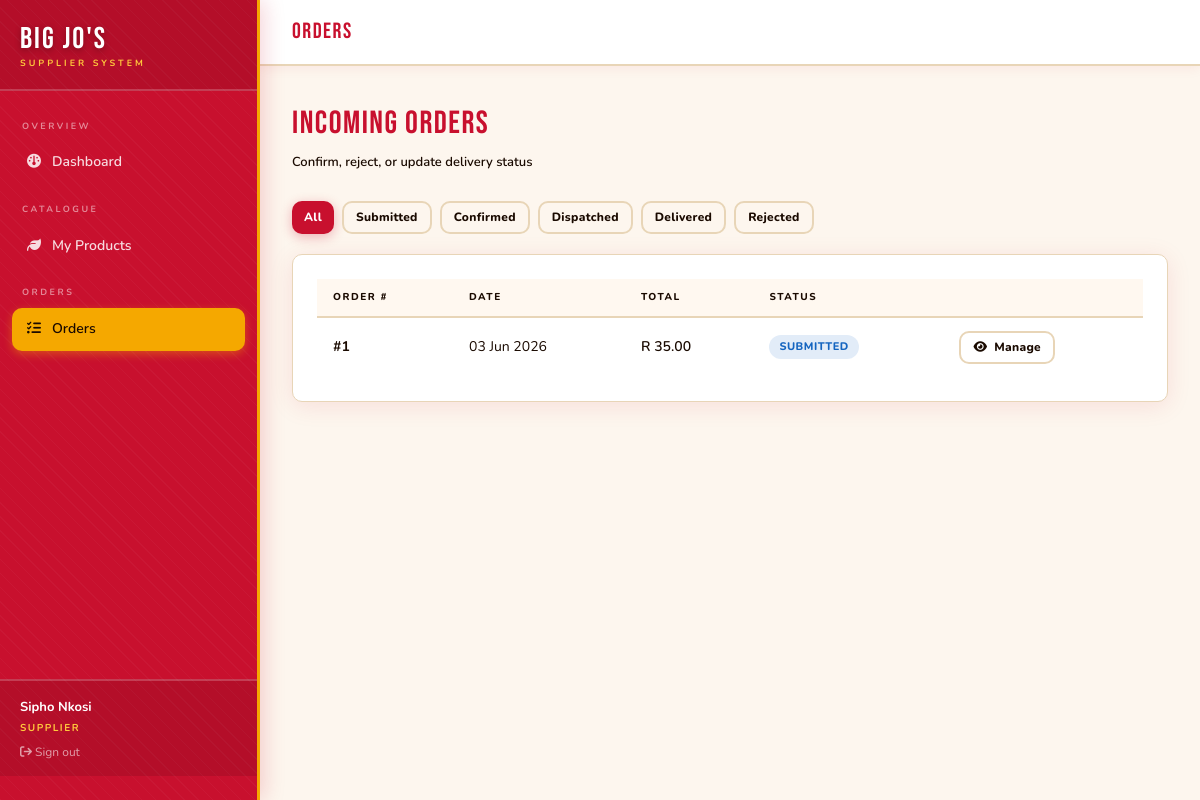
/supplier/orders (signed in), run on the app's committed database.
### app/models/__init__.py (models this page shows, shortened)
class User(UserMixin, db.Model):
    __tablename__ = 'user'
    id = db.Column(db.Integer, primary_key=True)
    name = db.Column(db.String(120), nullable=False)
    email = db.Column(db.String(120), unique=True, nullable=False)
    password_hash = db.Column(db.String(256), nullable=False)
    role = db.Column(db.String(20), nullable=False)  # manager / supplier / admin
    phone = db.Column(db.String(20))
    created_at = db.Column(db.DateTime, default=utc_now)
    supplier_profile = db.relationship('Supplier', backref='user', uselist=False)
    notifications = db.relationship('Notification', backref='user', lazy='dynamic')

class PurchaseOrder(db.Model):
    __tablename__ = 'purchase_order'
    id = db.Column(db.Integer, primary_key=True)
    manager_id = db.Column(db.Integer, db.ForeignKey('user.id'), nullable=False)
    supplier_id = db.Column(db.Integer, db.ForeignKey('supplier.id'), nullable=False)
    order_date = db.Column(db.DateTime, default=utc_now)
    delivery_date = db.Column(db.DateTime)
    status = db.Column(db.String(30), default='Pending')
    total_amount = db.Column(db.Float, default=0)
    notes = db.Column(db.Text)
    manager = db.relationship('User', backref='orders_placed', foreign_keys=[manager_id])
    lines = db.relationship('OrderLine', backref='order', lazy='dynamic', cascade='all, delete-orphan')
    payment = db.relationship('Payment', backref='order', uselist=False)

### app/supplier/__init__.py (the view)
@bp.route('/orders')
@supplier_required
def orders():
    supplier = get_supplier()
    status_filter = request.args.get('status', '')
    query = PurchaseOrder.query.filter_by(supplier_id=supplier.id)
    if status_filter:
        query = query.filter_by(status=status_filter)
    orders = query.order_by(PurchaseOrder.order_date.desc()).all()
    return render_template('supplier/orders.html', orders=orders, status_filter=status_filter)

### app/__init__.py (called while the page is built)
@login_manager.user_loader
def load_user(user_id):
    from app.models import User
    return db.session.get(User, int(user_id))

### app/supplier/__init__.py (called while the page is built)
def supplier_required(f):
    @wraps(f)
    def decorated(*args, **kwargs):
        if not current_user.is_authenticated or current_user.role != 'supplier':
            flash('Access restricted to suppliers.', 'danger')
            return redirect(url_for('auth.login'))
        return f(*args, **kwargs)
    return login_required(decorated)

def get_supplier():
    return Supplier.query.filter_by(user_id=current_user.id).first_or_404()

### app/templates/supplier/orders.html (shortened to what this page needs)
{% extends 'shared/dashboard_layout.html' %}
{% block page_title %}Orders{% endblock %}
{% block content %}
<div class="page-header">
  <div>
    <div class="page-title">Incoming Orders</div>
    <div class="page-subtitle">Confirm, reject, or update delivery status</div>
  </div>
</div>
<div style="display:flex;gap:8px;margin-bottom:20px;flex-wrap:wrap;">
  {% for s in ['','Submitted','Confirmed','Dispatched','Delivered','Rejected'] %}
  <a href="{{ url_for('supplier.orders', status=s) }}"
     class="btn btn-sm {% if status_filter == s %}btn-primary{% else %}btn-outline{% endif %}">
    {{ s or 'All' }}
  </a>
  {% endfor %}
</div>
<div class="card">
  <div class="table-wrap">
    <table>
      <thead><tr><th>Order #</th><th>Date</th><th>Total</th><th>Status</th><th></th></tr></thead>
      <tbody>
        {% for order in orders %}
        <tr>
          <td><strong>#{{ order.id }}</strong></td>
          <td>{{ order.order_date.strftime('%d %b %Y') }}</td>
          <td style="font-weight:600;">R {{ "%.2f"|format(order.total_amount) }}</td>
          <td><span class="pill pill-{{ order.status|lower }}">{{ order.status }}</span></td>
          <td>
            <a href="{{ url_for('supplier.order_detail', order_id=order.id) }}" class="btn btn-outline btn-sm">
              <i class="fa-solid fa-eye"></i> Manage
            </a>
          </td>
        </tr>
        {% else %}
        <tr><td colspan="5" style="text-align:center;color:var(--muted);padding:40px;">No orders found.</td></tr>
        {% endfor %}
      </tbody>
    </table>
  </div>
</div>
{% endblock %}

### app/templates/shared/dashboard_layout.html (shortened to what this page needs)
{% extends 'base.html' %}
{% block body %}
<div class="flex min-h-screen bg-cream">
  <aside id="sidebar"
         class="fixed inset-y-0 left-0 z-50 flex w-[260px] -translate-x-full flex-col overflow-y-auto
                border-r-[3px] border-gold bg-brand pb-6
                shadow-[4px_0_20px_rgba(200,16,46,.18)] transition-transform duration-200 md:translate-x-0"
         style="background-image:repeating-linear-gradient(45deg,rgba(255,255,255,.03) 0px,rgba(255,255,255,.03) 1px,transparent 1px,transparent 10px)">
    <div class="border-b-2 border-white/20 bg-black/10 px-5 pb-[18px] pt-6">
      <div class="font-display text-[30px] leading-none tracking-[2px] text-white"
           style="text-shadow:0 2px 6px rgba(0,0,0,.3)">Big Jo's</div>
      <div class="mt-0.5 text-[9px] font-bold uppercase tracking-[3px] text-gold2">Supplier System</div>
    </div>
    <nav class="flex-1 space-y-0.5 px-3 py-4">
      {% if current_user.role in ('manager','admin') %}
      <div class="px-2.5 pb-1.5 pt-3 text-[9px] font-bold uppercase tracking-[2.5px] text-white/50">Overview</div>
      <a href="{{ url_for('manager.dashboard') }}"
         class="flex items-center gap-2.5 rounded-[10px] px-3.5 py-2.5 text-[14px] font-semibold transition-all duration-[180ms]
                {% if request.endpoint == 'manager.dashboard' %}bg-gold text-ink shadow-[0_3px_10px_rgba(245,168,0,.4)]
                {% else %}text-white/85 hover:bg-white/20 hover:text-white hover:translate-x-[3px]{% endif %}">
        <span class="w-4 text-center"><i class="fa-solid fa-gauge"></i></span> Dashboard
      </a>
      <div class="px-2.5 pb-1.5 pt-4 text-[9px] font-bold uppercase tracking-[2.5px] text-white/50">Procurement</div>
      <a href="{{ url_for('manager.suppliers') }}"
         class="flex items-center gap-2.5 rounded-[10px] px-3.5 py-2.5 text-[14px] font-semibold transition-all duration-[180ms]
                {% if 'suppliers' in request.endpoint %}bg-gold text-ink shadow-[0_3px_10px_rgba(245,168,0,.4)]
                {% else %}text-white/85 hover:bg-white/20 hover:text-white hover:translate-x-[3px]{% endif %}">
        <span class="w-4 text-center"><i class="fa-solid fa-truck"></i></span> Suppliers
      </a>
      <a href="{{ url_for('manager.orders') }}"
         class="flex items-center gap-2.5 rounded-[10px] px-3.5 py-2.5 text-[14px] font-semibold transition-all duration-[180ms]
                {% if 'orders' in request.endpoint %}bg-gold text-ink shadow-[0_3px_10px_rgba(245,168,0,.4)]
                {% else %}text-white/85 hover:bg-white/20 hover:text-white hover:translate-x-[3px]{% endif %}">
        <span class="w-4 text-center"><i class="fa-solid fa-file-invoice"></i></span> Purchase Orders
      </a>
      <a href="{{ url_for('manager.inventory') }}"
         class="flex items-center gap-2.5 rounded-[10px] px-3.5 py-2.5 text-[14px] font-semibold transition-all duration-[180ms]
                {% if 'inventory' in request.endpoint %}bg-gold text-ink shadow-[0_3px_10px_rgba(245,168,0,.4)]
                {% else %}text-white/85 hover:bg-white/20 hover:text-white hover:translate-x-[3px]{% endif %}">
        <span class="w-4 text-center"><i class="fa-solid fa-boxes-stacked"></i></span> Inventory
      </a>
      <div class="px-2.5 pb-1.5 pt-4 text-[9px] font-bold uppercase tracking-[2.5px] text-white/50">Finance</div>
      <a href="{{ url_for('manager.reports') }}"
         class="flex items-center gap-2.5 rounded-[10px] px-3.5 py-2.5 text-[14px] font-semibold transition-all duration-[180ms]
                {% if 'reports' in request.endpoint %}bg-gold text-ink shadow-[0_3px_10px_rgba(245,168,0,.4)]
                {% else %}text-white/85 hover:bg-white/20 hover:text-white hover:translate-x-[3px]{% endif %}">
        <span class="w-4 text-center"><i class="fa-solid fa-chart-line"></i></span> Reports
      </a>
      <a href="{{ url_for('manager.notifications') }}"
         class="flex items-center gap-2.5 rounded-[10px] px-3.5 py-2.5 text-[14px] font-semibold transition-all duration-[180ms]
                {% if 'notifications' in request.endpoint %}bg-gold text-ink shadow-[0_3px_10px_rgba(245,168,0,.4)]
                {% else %}text-white/85 hover:bg-white/20 hover:text-white hover:translate-x-[3px]{% endif %}">
        <span class="w-4 text-center"><i class="fa-solid fa-bell"></i></span> Notifications
      </a>
      {% elif current_user.role == 'supplier' %}
      <div class="px-2.5 pb-1.5 pt-3 text-[9px] font-bold uppercase tracking-[2.5px] text-white/50">Overview</div>
      <a href="{{ url_for('supplier.dashboard') }}"
         class="flex items-center gap-2.5 rounded-[10px] px-3.5 py-2.5 text-[14px] font-semibold transition-all duration-[180ms]
                {% if request.endpoint == 'supplier.dashboard' %}bg-gold text-ink shadow-[0_3px_10px_rgba(245,168,0,.4)]
                {% else %}text-white/85 hover:bg-white/20 hover:text-white hover:translate-x-[3px]{% endif %}">
        <span class="w-4 text-center"><i class="fa-solid fa-gauge"></i></span> Dashboard
      </a>
      <div class="px-2.5 pb-1.5 pt-4 text-[9px] font-bold uppercase tracking-[2.5px] text-white/50">Catalogue</div>
      <a href="{{ url_for('supplier.products') }}"
         class="flex items-center gap-2.5 rounded-[10px] px-3.5 py-2.5 text-[14px] font-semibold transition-all duration-[180ms]
                {% if 'products' in request.endpoint %}bg-gold text-ink shadow-[0_3px_10px_rgba(245,168,0,.4)]
                {% else %}text-white/85 hover:bg-white/20 hover:text-white hover:translate-x-[3px]{% endif %}">
        <span class="w-4 text-center"><i class="fa-solid fa-leaf"></i></span> My Products
      </a>
      <div class="px-2.5 pb-1.5 pt-4 text-[9px] font-bold uppercase tracking-[2.5px] text-white/50">Orders</div>
      <a href="{{ url_for('supplier.orders') }}"
         class="flex items-center gap-2.5 rounded-[10px] px-3.5 py-2.5 text-[14px] font-semibold transition-all duration-[180ms]
                {% if 'orders' in request.endpoint %}bg-gold text-ink shadow-[0_3px_10px_rgba(245,168,0,.4)]
                {% else %}text-white/85 hover:bg-white/20 hover:text-white hover:translate-x-[3px]{% endif %}">
        <span class="w-4 text-center"><i class="fa-solid fa-list-check"></i></span> Orders
      </a>
      {% endif %}
    </nav>
    <div class="border-t-2 border-white/20 bg-black/10 px-5 py-4 text-[13px]">
      <div class="font-bold text-white">{{ current_user.name }}</div>
      <div class="mt-0.5 text-[10px] font-bold uppercase tracking-[1.5px] text-gold2">{{ current_user.role }}</div>
      <a href="{{ url_for('auth.logout') }}" class="mt-2 block text-xs text-white/60 transition hover:text-white">
        <i class="fa-solid fa-arrow-right-from-bracket"></i> Sign out
      </a>
    </div>
  </aside>
  <div class="flex min-h-screen w-full flex-col md:ml-[260px]">
    <header class="sticky top-0 z-40 flex items-center justify-between border-b-2 border-warm
                   bg-white px-4 py-3.5 shadow-[0_2px_12px_rgba(200,16,46,.07)] md:px-8">
      <div class="flex items-center gap-3">
        <span class="font-display text-[22px] tracking-[1.5px] text-brand">
          {% block page_title %}{% endblock %}
        </span>
      </div>
        {% set unread = current_user.notifications.filter_by(is_read=False).count() %}
    </header>
    <main class="flex-1 p-8">
      {% block content %}{% endblock %}
    </main>
  </div>
</div>
{% endblock %}

### app/static/css/main.css (style rules this page uses)
:root { --bg: #fdf6ee; --surface: #ffffff; --surface2:#fff8f0; --border: #e8d5b7; --accent: #c8102e; --accent2: #e8192e; --gold: #f5a800; --gold2: #ffc93c; --green: #1a8a3a; --red: #c8102e; --blue: #1565c0; --text: #1a0a00; --muted: #1a0a00; }
.btn { display: inline-flex; align-items: center; gap: 7px; padding: 9px 20px; border-radius: 10px; font-family: 'Nunito', sans-serif; font-size: 14px; font-weight: 800; cursor: pointer; border: none; transition: all .18s; text-decoration: none; letter-spacing: .3px; }
.btn-primary { background: #c8102e; color: #fff; box-shadow: 0 3px 12px rgba(200,16,46,.3); }
.btn-outline { background: transparent; border: 2px solid #e8d5b7; color: #1a0a00; }
.btn-sm { padding: 5px 12px; font-size: 12px; }
.card { background: #fff; border: 1.5px solid #e8d5b7; border-radius: 10px; padding: 24px; box-shadow: 0 4px 24px rgba(200,16,46,.10); }
.page-header { display: flex; align-items: center; justify-content: space-between; margin-bottom: 28px; }
.page-title { font-family: 'Bebas Neue', cursive; font-size: 32px; color: #c8102e; letter-spacing: 1.5px; }
.page-subtitle { font-size: 13px; color: #1a0a00; margin-top: 2px; font-weight: 600; }
.table-wrap { overflow-x: auto; }
table { width: 100%; border-collapse: collapse; font-size: 14px; }
thead tr { border-bottom: 2px solid #e8d5b7; background: #fff8f0; }
th { padding: 10px 16px; text-align: left; font-size: 10px; text-transform: uppercase; letter-spacing: 1.5px; color: #1a0a00; font-weight: 800; }
td { padding: 13px 16px; border-bottom: 1px solid rgba(232,213,183,.5); color: #1a0a00; }
tbody tr:last-child td { border-bottom: none; }
.pill { display: inline-flex; align-items: center; gap: 5px; padding: 3px 10px; border-radius: 20px; font-size: 11px; font-weight: 800; text-transform: uppercase; letter-spacing: .5px; }
.pill-submitted { background: rgba(21,101,192,.12); color: #1565c0; }

### data on the page
User: name "Sipho Nkosi", role "SUPPLIER"
PurchaseOrder: id "1", order_date "03 Jun 2026", total_amount "35.00", status "SUBMITTED"

### other printed values
{{ s or 'All' }} "All" "Submitted" "Confirmed" "Dispatched" "Delivered" "Rejected"
